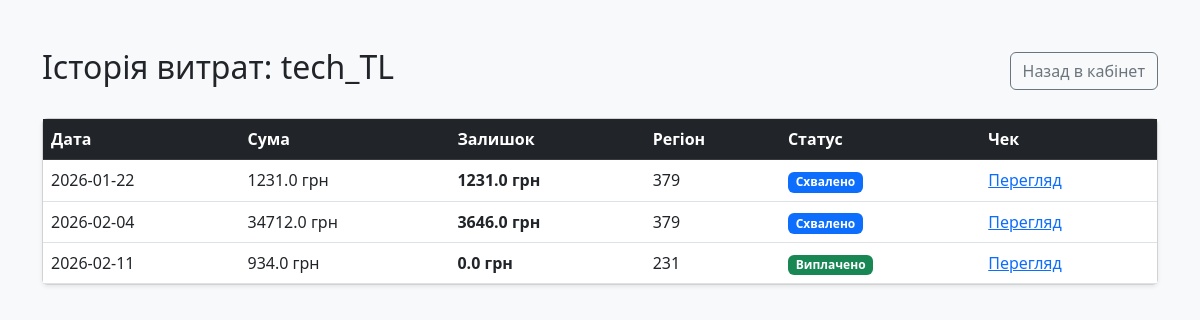
The app's page /user_history/2 with its own data.
### app.py (models this page shows, shortened)
class User(db.Model):
    id = db.Column(db.Integer, primary_key=True)
    username = db.Column(db.String(50), unique=True, nullable=False)
    password_hash = db.Column(db.String(128))
    role = db.Column(db.String(20))  # 'admin', 'teamlead', 'l1'
    card_number = db.Column(db.String(20))
    leader_id = db.Column(db.Integer, db.ForeignKey('user.id'))
    must_change_password = db.Column(db.Boolean, default=True)
    expenses = db.relationship('Expense', backref='owner', lazy=True)
    leader = db.relationship('User', remote_side=[id], backref='subordinates')

class Expense(db.Model):
    id = db.Column(db.Integer, primary_key=True)
    amount = db.Column(db.Float, nullable=False)
    remaining = db.Column(db.Float, nullable=False)
    region = db.Column(db.String(100))
    date = db.Column(db.String(20))  # YYYY-MM-DD
    month_year = db.Column(db.String(7))  # YYYY-MM
    comment = db.Column(db.Text)
    manager_contact = db.Column(db.String(100))
    receipt_img = db.Column(db.String(200))
    status = db.Column(db.String(20), default='Очікує')
    user_id = db.Column(db.Integer, db.ForeignKey('user.id'))

### app.py (the view)
@app.route('/user_history/<int:user_id>')
def user_history(user_id):
    u = User.query.get_or_404(user_id)
    exps = Expense.query.filter_by(user_id=user_id).order_by(Expense.id.desc()).all()
    return render_template('user_history.html', target_user=u, expenses=exps)

### templates/user_history.html (shortened to what this page needs)
<!DOCTYPE html>
<html lang="uk">
<head>
    <link href="https://cdn.jsdelivr.net/npm/bootstrap@5.3.0/dist/css/bootstrap.min.css" rel="stylesheet">
</head>
<body class="bg-light">
    <div class="container mt-5">
        <div class="d-flex justify-content-between align-items-center mb-4">
            <h2>Історія витрат: {{ target_user.username }}</h2>
            <a href="/dashboard" class="btn btn-outline-secondary">Назад в кабінет</a>
        </div>
        <div class="card shadow-sm">
            <table class="table table-hover mb-0">
                <thead class="table-dark">
                    <tr>
                        <th>Дата</th>
                        <th>Сума</th>
                        <th>Залишок</th>
                        <th>Регіон</th>
                        <th>Статус</th>
                        <th>Чек</th>
                    </tr>
                </thead>
                <tbody>
                    {% for e in expenses %}
                    <tr>
                        <td>{{ e.date }}</td>
                        <td>{{ e.amount }} грн</td>
                        <td class="fw-bold">{{ e.remaining }} грн</td>
                        <td>{{ e.region }}</td>
                        <td>
                            <span class="badge {% if e.status == 'Виплачено' %}bg-success{% elif e.status == 'Схвалено' %}bg-primary{% else %}bg-secondary{% endif %}">
                                {{ e.status }}
                            </span>
                        </td>
                        <td><a href="/static/uploads/{{ e.receipt_img }}" target="_blank">Перегляд</a></td>
                    </tr>
                    {% endfor %}
                </tbody>
            </table>
        </div>
    </div>
</body>
</html>

### records on screen
User: username "tech_TL"
Expense: date "2026-01-22", amount "1231.0", remaining "1231.0", region "379", status "Схвалено"
Expense: date "2026-02-04", amount "34712.0", remaining "3646.0", region "379", status "Схвалено"
Expense: date "2026-02-11", amount "934.0", remaining "0.0", region "231", status "Виплачено"
